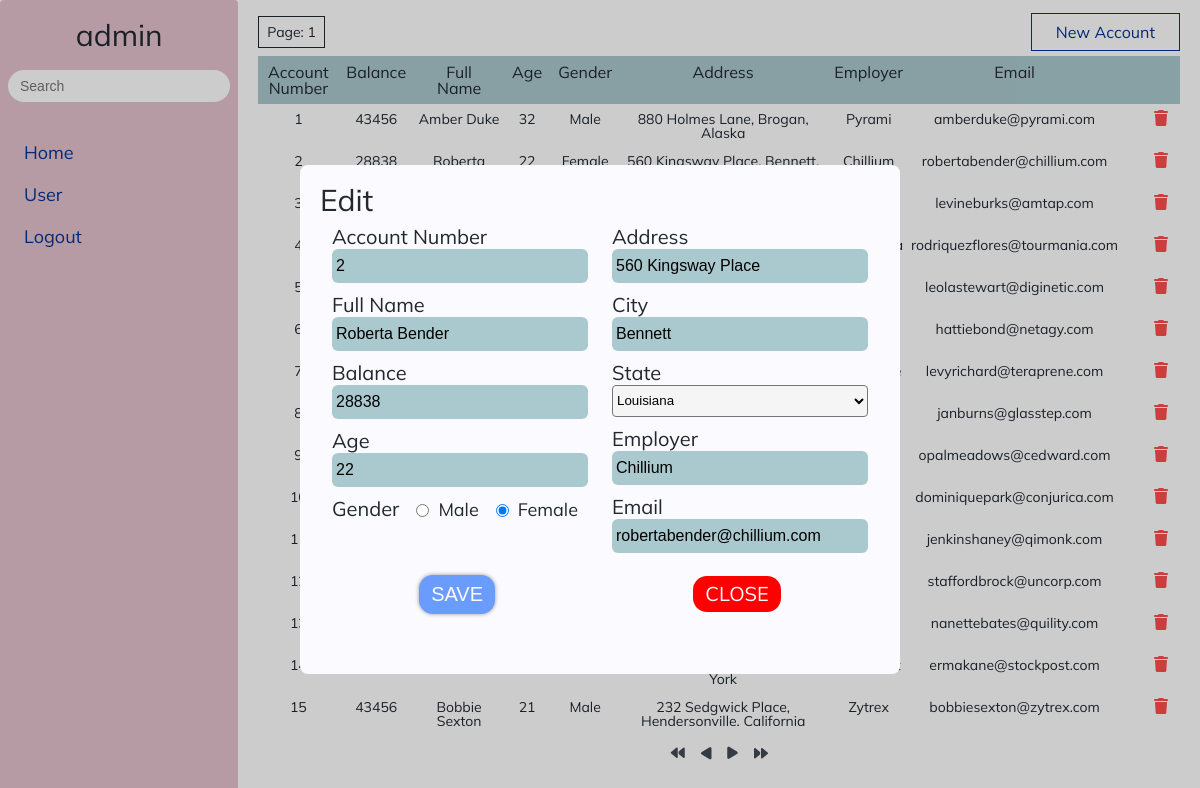
Screenshot of /index.php?page=1&account_number=2 (signed in) with the database file from the repository.
### tables this page shows
CREATE TABLE IF NOT EXISTS `user` (
  `userID` int(11) NOT NULL AUTO_INCREMENT,
  `username` varchar(50) NOT NULL,
  `phone` varchar(20) NOT NULL,
  `email` char(50) NOT NULL,
  `password` char(100) NOT NULL,
  `country` varchar(30) NOT NULL,
  PRIMARY KEY (`userID`),
  UNIQUE KEY `email` (`email`)
);

CREATE TABLE IF NOT EXISTS `accounts` (
  `account_number` int(11) NOT NULL AUTO_INCREMENT,
  `balance` int(11) NOT NULL,
  `first_name` varchar(30) NOT NULL,
  `last_name` varchar(30) NOT NULL,
  `age` int(4) NOT NULL,
  `gender` char(5) NOT NULL,
  `address` text NOT NULL,
  `employer` varchar(30) NOT NULL,
  `email` text NOT NULL,
  `city` varchar(100) NOT NULL,
  `state` char(10) NOT NULL,
  PRIMARY KEY (`account_number`),
  KEY `state` (`state`)
);

### handle/role.php (called while the page is built)
<?php
include_once './config/Data.php';
function getRole($email)
{
  $db = new Data();
  $connect = $db->connect();
  $sql = "SELECT *  FROM user,user_role WHERE user.userID = user_role.userID AND user.email = '$email' and user_role.roleID = 0";
  $statement = $connect->prepare($sql);
  $statement->execute();
  $statement->fetchAll(PDO::FETCH_ASSOC);
  $role = $statement->rowCount();
  return $role > 0 ? true : false;
}
function getPermissions($email)
{
  $permission = array();
  $db = new Data();
  $connect = $db->connect();
  $sql = "SELECT permission.permissionType FROM user INNER JOIN user_role on (user.userID = user_role.userID) INNER JOIN roles on (user_role.roleID = roles.roles) INNER JOIN role_permission on (roles.roles = role_permission.roleID) INNER JOIN permission on (role_permission.permissionID = permission.permissionID) WHERE user.email = '$email';";
  $statement = $connect->prepare($sql);
  $statement->execute();
  $result = $statement->fetchAll(PDO::FETCH_ASSOC);
  foreach ($result as $row) {
    $permission[] = $row['permissionType'];
  }
  return $permission;
}
?>

### handle/info.php (called while the page is built, shortened)
<?php
$account_number = $_GET['account_number'];
$sql = 'SELECT * FROM accounts WHERE account_number = ' . $account_number . ';';
$statement = $connect->prepare($sql);
$statement->execute();
$result = $statement->fetchAll(PDO::FETCH_ASSOC);
foreach ($result as $row) {
  $fullName = $row['first_name'] . ' ' . $row['last_name'];
  $age = $row['age'];
  $gender = $row['gender'] == 'M' ? 'Male' : 'Female';
  $address = $row['address'];
  $employer = $row['employer'];
  $email = $row['email'];
  $city = $row['city'];
  $state = $row['state'];
  $balance = $row['balance'];
}
?>

### index.php (the view, shortened to what this page needs)
<?php
include './config/Data.php';
$data = new Data();
include_once './handle/role.php';
include_once './handle/navigation.php';
$email = $_SESSION['account'];
$is_admin = getRole($email);
$permissions = getPermissions($email);
?>
<!DOCTYPE html>
<html lang="en">
<head>
  <link rel='stylesheet' href='https://cdn-uicons.flaticon.com/uicons-solid-rounded/css/uicons-solid-rounded.css'>
  <link rel="stylesheet" href="./assets/css/style.css">
</head>
<body>
  <div class="main">
    <?php include_once "./layout/navigation.php"; ?>
    <div class="grid">
      <div class="row">
        <div class="col-12-xl col-12-lg">
          <div class="content">
            <div class="content-header">
              <?php
              foreach ($permissions as $permission) {
                if ($permission == 'view') {
              ?>
              <div class="content-header-list">
                <p>Page: <?= isset($_GET['page']) ? $_GET['page'] : '1' ?>
                </p>
              </div>
              <?php
                  break;
                }
              }
              foreach ($permissions as $permission) {
                if ($permission == 'insert') {
              ?>
              <div class="content-header-insert">
                <a href="?addNew">new account</a>
              </div>
              <?php
                  break;
                }
              }
              ?>
            </div>
          </div>
          <div class="content-container">
            <?php
            foreach ($permissions as $permission) {
              if ($permission == 'view') {
            ?>
            <table class='content-container-table'>
              <thead>
                <th>account number</th>
                <th>balance</th>
                <th>full name</th>
                <th>age</th>
                <th>gender</th>
                <th>address</th>
                <th>employer</th>
                <th>email</th>
                <th></th>
                <th></th>
              </thead>
              <tbody class="content-container-table-body">
                <?php
                if (isset($_SESSION['account'])) {
                  if (empty(isset($_GET['data']))) {
                    $sql = "SELECT accounts.account_number,
                          balance,
                          CONCAT( first_name, ' ' ,last_name) AS fullName,
                          age,
                          gender,
                          CONCAT(address,', ',city,', ',state.name) AS address,
                          employer,
                          email
                          FROM `accounts`, `state`
                          WHERE accounts.state = state.state
                          ORDER BY `accounts`.`account_number`";
                    $result = $data->readData($sql);
                    echo ($result[0]);
                  } else {
                    include_once './handle/search.php';
                  }
                }
                ?>
              </tbody>
            </table>
            <?php
                break;
              }
            }
            ?>
          </div>
          <?php
          foreach ($permissions as $permission) {
            if ($permission == 'view') {
              $pages = ceil($_SESSION["pages"]);
              $currentPage = $_SESSION["currentPage"];
          ?>
          <div class="content-navigation">
            <a href="?page=1" class="content-navigation-button">
              <i class="fa-solid fa-backward"></i>
            </a>
            <a href="?page=<?php
              if (!isset($_GET['page']) || $_GET['page'] <= 1) {
                $_SESSION['currentPage'] = $currentPage = 1;
              } else {
                $_SESSION['currentPage'] = $currentPage = $_GET['page'] - 1;
              }
              echo $currentPage;
            ?>" class="content-navigation-button rotate">
              <i class="fa-solid fa-play"></i></a>
            <a href="?page=<?php
              if (!isset($_GET['page'])) {
                $_SESSION['currentPage'] = $currentPage = 2;
              } elseif ($_GET['page'] >= $pages) {
                $_SESSION['currentPage'] = $currentPage = $pages;
              } else {
                $_SESSION['currentPage'] = $currentPage = $_GET['page'] + 1;
              }
              echo $currentPage;
            ?>" class="content-navigation-button"><i class="fa-solid fa-play"></i></a>
            <a href="?page=<?php echo ($pages) ?>" class="content-navigation-button rotate"><i
                class="fa-solid fa-backward"></i></a>
          </div>
          <?php
              break;
            }
          }
          ?>
        </div>
      </div>
    </div>
  </div>
  <?php if (isset($_GET['account_number'])) {
    include_once './handle/info.php';
    echo "<div class='overlay active'>";
  ?>
  <div class="overlay-info">
    <div class="overlay-info-heading">
      <h2 class="h2-heading">Edit</h2>
    </div>
    <form action="<?php echo isset($addNew) ? './handle/new.php' : './handle/edit.php' ?>" method="post" id="form">
      <div class="overlay-info-content">
        <div class="overlay-info-content-left">
          <div class="form-group">
            <div class="overlay-info-content-wrap">
              <h4 class="h4-heading">account number</h4>
              <input type='text' name='info-account_number' value='<?= $account_number ?>' readonly
                class="input-text input-account-number">
            </div>
          </div>
          <div class="form-group">
            <div class="overlay-info-content-wrap">
              <h4 class="h4-heading">full name</h4>
              <input type='text' name='info-full_name' value='<?= $fullName ?>' class="input-text input-full_name">
            </div>
          </div>
          <div class="form-group">
            <div class="overlay-info-content-wrap">
              <h4 class="h4-heading"> balance </h4>
              <input type='number' min="0" name='info-balance' value='<?= $balance ?>' class="input-text input-balance">
            </div>
          </div>
          <div class="form-group">
            <div class="overlay-info-content-wrap">
              <h4 class="h4-heading">age </h4>
              <input type="number" name='info-age' class="input-text input-age" value="<?= $age ?>" min="18" max="100"
                step="1">
            </div>
          </div>
          <div class="overlay-info-content-wrap overlay-info-content-wrap-gender">
            <h4 class="h4-heading">gender </h4>
            <?php
    if ($gender == 'Male') {
      echo "
            <div class='overlay-info-content-wrap-radio'>
            <input type='radio' name='info-gender' id = 'info-gender-m' value='M' checked>
            <label for='info-gender-m'>Male</label>
          </div>
          <div class='overlay-info-content-wrap-radio'>
            <input type='radio' name='info-gender' id = 'info-gender-f' value='F'>
            <label for='info-gender-f'>Female</label>
          </div>
            ";
    } else {
      echo "
            <div class='overlay-info-content-wrap-radio'>
            <input type='radio' name='info-account-gender' id = 'info-account-gender-m' value='M' >
            <label for='info-account-gender-m'>Male</label>
          </div>
          <div class='overlay-info-content-wrap-radio'>
            <input type='radio' name='info-account-gender' id = 'info-account-gender-f' value='F' checked>
            <label for='info-account-gender-f'>Female</label>
          </div>
            ";
    }
            ?>
          </div>
        </div>
        <div class="overlay-info-content-right">
          <div class="form-group">
            <div class="overlay-info-content-wrap">
              <h4 class="h4-heading">address </h4>
              <input type="text" name='info-address' class="input-text input-address" value="<?= $address ?>">
            </div>
          </div>
          <div class="form-group">
            <div class="overlay-info-content-wrap">
              <h4 class="h4-heading">city </h4>
              <input type="text" name='info-city' class="input-text input-city" value="<?= $city ?>">
            </div>
          </div>
          <div class="overlay-info-content-wrap">
            <h4 class="h4-heading">state </h4>
            <select name="info-state" id="" class="select">
              <?php
    $sql = 'SELECT * FROM state';
    $statement = $connect->prepare($sql);
    $statement->execute();
    $result = $statement->fetchAll(PDO::FETCH_ASSOC);
    foreach ($result as $row) {
      if ($row['state'] == $state) {
        echo "<option selected value  = '" . $row['state'] . "'>" . $row['name'] . "</option>";
      } else {
        echo "<option value  = '" . $row['state'] . "'>" . $row['name'] . "</option>";
      }
    }
              ?>
            </select>
          </div>
          <div class="form-group">
            <div class="overlay-info-content-wrap">
              <h4 class="h4-heading">employer </h4>
              <input type="text" name='info-employer' class="input-text input-employer" value="<?= $employer ?>">
            </div>
          </div>
          <div class="form-group">
            <div class="overlay-info-content-wrap">
              <h4 class="h4-heading">email </h4>
              <input type="email" name='info-email' class="input-text input-email" value="<?= $email ?>">
            </div>
          </div>
        </div>
      </div>
      <div class="overlay-info-button-wrap">
        <input type="submit" value="Save" name="<?php echo isset($addNew) ? 'add-submit' : 'edit-submit' ?>"></input>
        <a href="?page=<?php echo ($_GET['page']) ?>" class="overlay-info-button-wrap-btn">close</a>
      </div>
    </form>
  </div>
  </div>
  <?php
  } ?>
</body>
</html>

### layout/navigation.php
<div class="navigation">
  <h2 class="h2-heading">
    <?php
    $sql = "select username from user where email = '" . $_SESSION['account'] . "'";
    $statement = $connect->prepare($sql);
    $statement->execute();
    $result = $statement->fetch();
    echo $result[0];
    ?>
  </h2>
  <div class="navigation-search">
    <?php
    preg_match('/index\.php/', $_SERVER['REQUEST_URI'], $match1);
    preg_match('/index\.php/', $_SERVER['PHP_SELF'], $match2);
    if ($match1 || $match2) {
    ?>
    <form action="<?php $_SERVER['PHP_SELF'] ?>" method='get' class="navigation-search-form">
      <input type="text" class="navigation-search-input" name="input-search" placeholder="Search"
        onkeyup="liveSearch(this.value)">
    </form>
    <?php
    }
    ?>
  </div>
  <ul class="navigation-list">
    <li class='navigation-list-item'>
      <a href='index.php' class='navigation-list-item-link'>Home</a>
    </li>
    <?php if ($is_admin) {
      echo " <li class='navigation-list-item'>
          <a href='user.php' class='navigation-list-item-link'>User</a></li>";
    } ?>
    <li class="navigation-list-item">
      <a href="./handle/logout.php" class="navigation-list-item-link" onclick="return logout(this)">logout</a>
    </li>
  </ul>
</div>

### config/Data.php (shortened to what this page needs)
<?php
class Database
{
  private $__host = 'localhost';
  private $__db_name = 'bank';
  private $__username = 'root';
  private $__password = '';
  function connect()
  {
    try {
      $this->__connection = new PDO('mysql:host=' . $this->__host . ';dbname=' . $this->__db_name, $this->__username, $this->__password);
      $this->__connection->setAttribute(PDO::ATTR_ERRMODE, PDO::ERRMODE_EXCEPTION);
      return $this->__connection;
    } catch (PDOException $e) {
      echo "Connection failed: " . $e->getMessage();
      $this->__connection = null;
    }
  }
}
class Data extends Database
{
  private $__start, $__rowPerPage, $__totalPages;
  public $permissions = array();
  function getPermissions()
  {
    $this->permissions = $_SESSION['permissions'];
  }
  function readData($data)
  {
    $str = '';
    $arr = array();
    $connect = $this->connect();
    $_SESSION['currentPage'] = $currentPage = 1;
    $start = 0;
    $rowPerPage = 15;
    $total = $this->__totalPages;
    if (isset($_GET['page'])) {
      $_SESSION['currentPage'] = $currentPage = $_GET['page'];
      $start = ($currentPage - 1) * $rowPerPage;
    }
    try {
      $statement = $connect->prepare($data);
      $statement->setFetchMode(PDO::FETCH_ASSOC);
      $statement->execute();
      $statement->fetchAll();
      $this->__totalPages = $statement->rowCount();
      $sql = $data . " ASC LIMIT $start, $rowPerPage ; ";
      $statement = $connect->prepare($sql);
      $statement->setFetchMode(PDO::FETCH_ASSOC);
      $statement->execute();
      $result = $statement->fetchAll();
      $account_number = 0;
      for ($i = 0; $i <= count($result) - 1; $i++) {
        $str .= "<tr>";
        foreach ($result[$i] as $key => $value) {
          if ($key == 'account_number') {
            $account_number = $value;
          }
          if ($key == 'gender') {
            $gender = $value == 'M' ? 'Male' : 'Female';
            $str .= " <td>" . $gender . "</td>";
          } else {
            $str .= " <td>" . $value . "</td>";
          }
        }
        foreach ($this->permissions as $permission) {
          if ($permission == 'update') {
            $str .= "<td><a href = '?page=$currentPage&account_number=$account_number' class = 'link-icon'>
            <i class='fi fi-sr-eye'></i></a></td>
            <td><a href = './handle/delete.php?page=$currentPage&account_number=$account_number' onclick = 'return showMessageDelete(this)' class = 'link-icon'>
            <i class='red-color fa-solid fa-trash'></i></a></td>";
            $str .= "</tr>";
            break;
          }
        }
      }
      $arr[] = $str;
      $arr[] = $this->__totalPages;
      return $arr;
    } catch (PDOException $e) {
      echo "Error: " . $e->getMessage();
    }
  }
  function Navigation($total)
  {
    $rowPerPage = 15;
    $_SESSION['pages'] = $pages = $total / $rowPerPage;
    $index = 1;
    if (isset($_GET['page'])) {
      $currentPage = $_GET['page'];
    }
  }
}
?>

### rows the page displays
user: username "admin"
accounts: account_number "1", balance "43456", age "32", gender "Male", employer "Pyrami", email "amberduke@pyrami.com"
accounts: account_number "2", balance "28838", age "22", gender "Female", employer "Chillium", email "robertabender@chillium.com", info-full_name "Roberta Bender", info-balance "28838", info-age "22", info-address "560 Kingsway Place", info-city "Bennett", info-employer "Chillium", info-email "robertabender@chillium.com"
accounts: account_number "3", email "levineburks@amtap.com"
accounts: account_number "4", email "rodriquezflores@tourmania.com"
accounts: account_number "5", email "leolastewart@diginetic.com"
accounts: account_number "6", email "hattiebond@netagy.com"
accounts: account_number "7", email "levyrichard@teraprene.com"
accounts: account_number "8", email "janburns@glasstep.com"
accounts: account_number "9", email "opalmeadows@cedward.com"
accounts: account_number "10", email "dominiquepark@conjurica.com"
accounts: account_number "11", email "jenkinshaney@qimonk.com"
accounts: account_number "12", email "staffordbrock@uncorp.com"
accounts: account_number "13", email "nanettebates@quility.com"
accounts: account_number "14", email "ermakane@stockpost.com"
accounts: account_number "15", balance "43456", age "21", gender "Male", employer "Zytrex", email "bobbiesexton@zytrex.com"

### other values shown
$value "Amber Duke"
$value "880 Holmes Lane, Brogan, Alaska"
$value "Roberta…"
$value "560 Kingsway Place, Bennett,…"
$value "Bobbie Sexton"
$value "232 Sedgwick Place, Hendersonville, California"
form field info-state "Louisiana"
